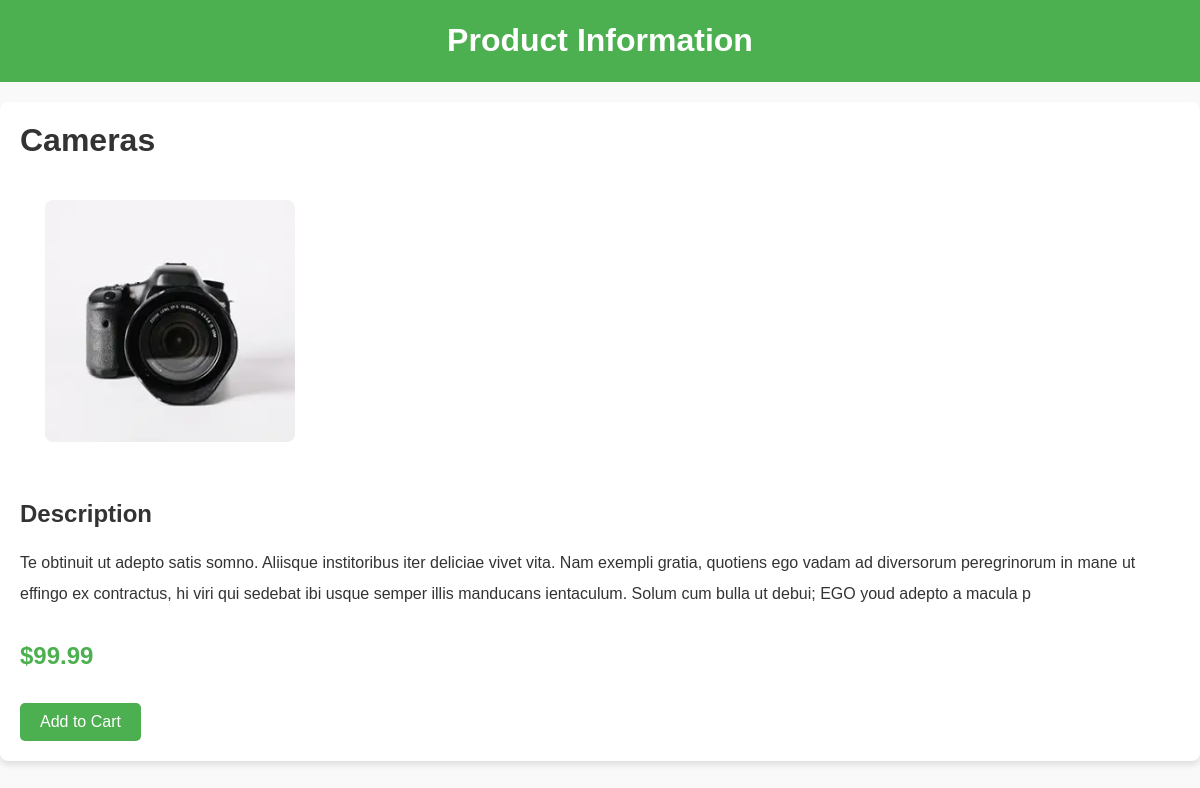
Page /product?id=7 on the earlier database version.
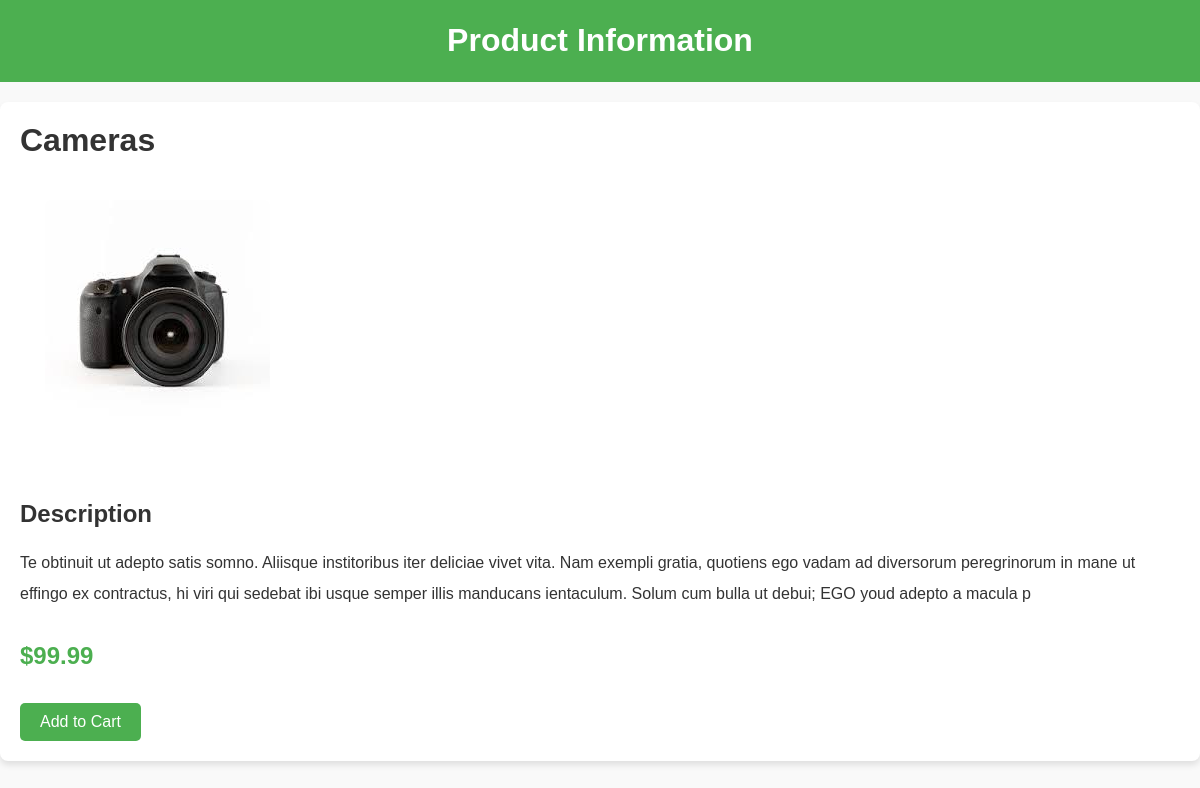
Same page on the later database version.
### User/models.py (models this page shows)
class Products(models.Model):
    image = models.ImageField(upload_to='images/')
    product = models.CharField(max_length=30)
    price = models.FloatField()
    desc = models.CharField(max_length=300)
    categori = models.CharField(max_length=100)
    using = models.CharField(max_length=100)

### User/views.py (the view)
# urls.py: path('product', ProductPage),
def ProductPage(request):
    viewId = request.GET.get('id')
    data = get_object_or_404(Products, id=viewId)
    return render(request, 'product.html', {'data': data})

### templates/product.html (shortened to what this page needs)
<!DOCTYPE html>
<html lang="en">
{% load static %}
<head>
    <link rel="stylesheet" href="css/about.css">
    <link rel="stylesheet" href="{% static 'css/about.css' %}">
    <link rel="stylesheet" href="{% static 'css/all.min.css' %}">
</head>
<body>
    <header>
        <h1>Product Information</h1>
    </header>
    <div class="container">
        <div class="product">
            <div class="product-details">
                <h1>{{data.product}}</h1>
                <div class="product-details-img">
                    <img src="media/{{data.image}}" alt="Product Image">
                </div>
                <h2>Description</h2>
                <p>{{data.desc}}</p>
                <p class="price">${{data.price}}</p>
                <div class="cta">
                    <a href="/addcart?id={{data.id}}&type=incre"><button>Add to Cart</button></a>
                </div>
            </div>
        </div>
    </div>
</body>
</html>

Differences in the rows shown:
changed Products "Cameras": image: a different picture
